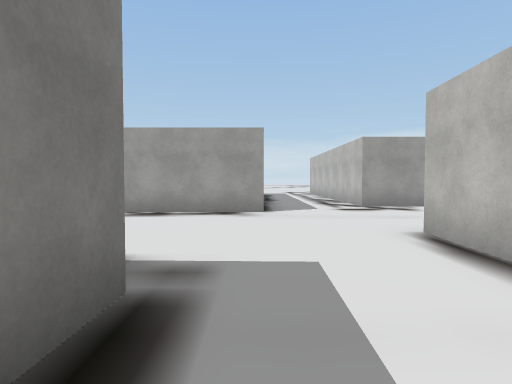
[1] (above)

23 first-person views from a walk through a Unity game level. The camera is 1.5 m above the floor, tilts 2° down and sees 75° across. The floor is counted in squares, 2 m on a side. Each view is taken from the middle of a square. On the plan, view 1 faces up. The plan holds only what a view shows up to about 11 squares ahead; the rest is blank. The place goes on beyond the plan. The player character is not drawn. Some surface patterns are stand-ins.

[2]
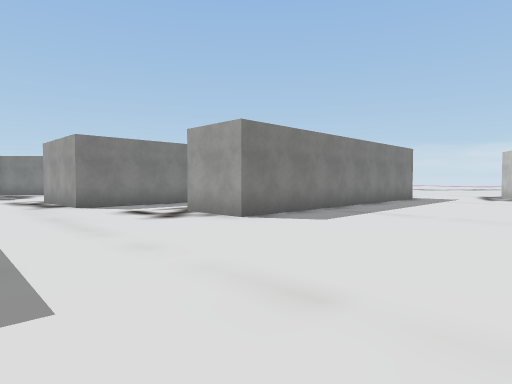

[3]
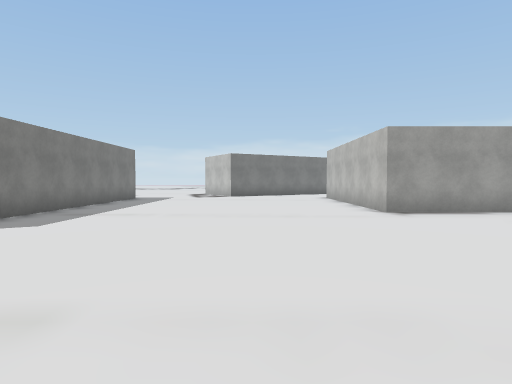

[4]
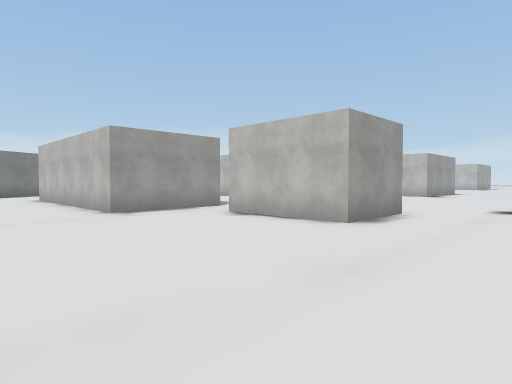

[5]
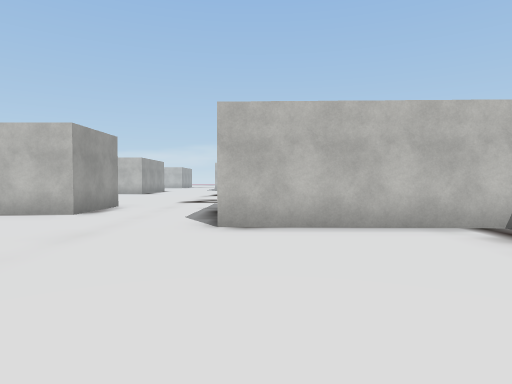

[6]
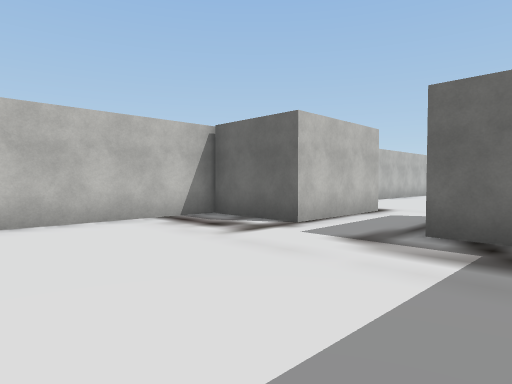

[7]
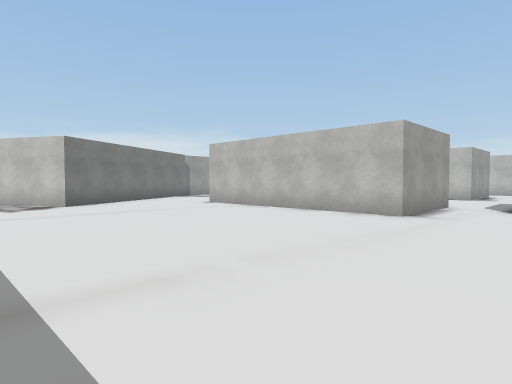

[8]
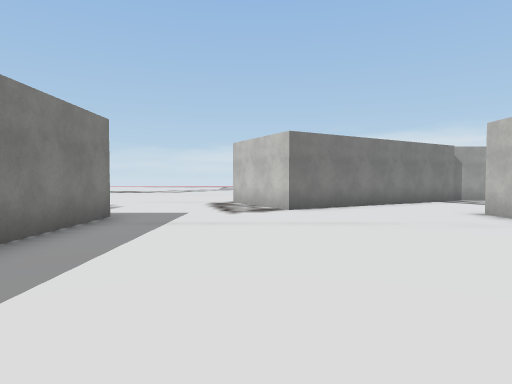

[9]
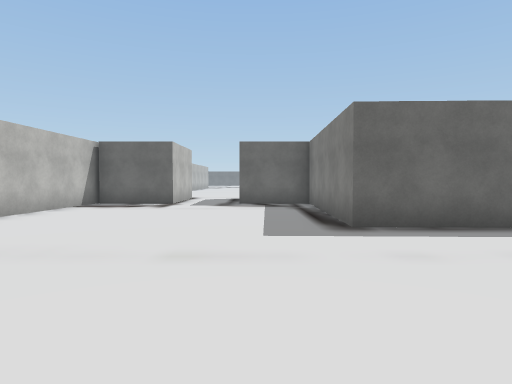

[10]
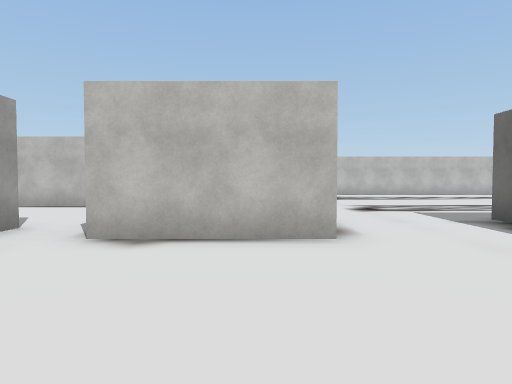

[11]
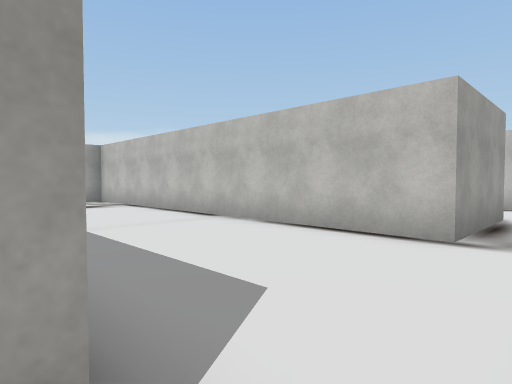

[12]
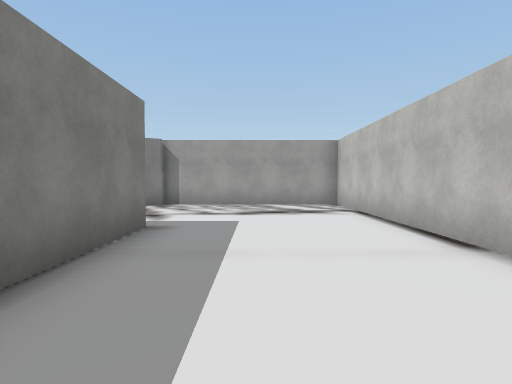

[13]
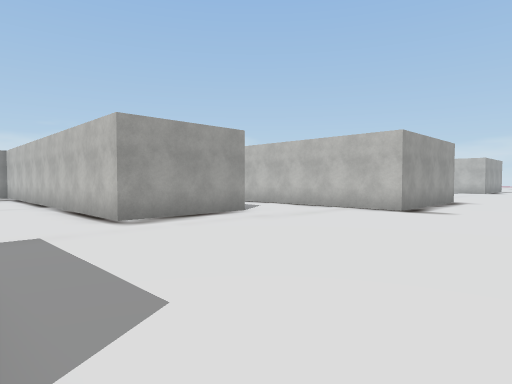

[14]
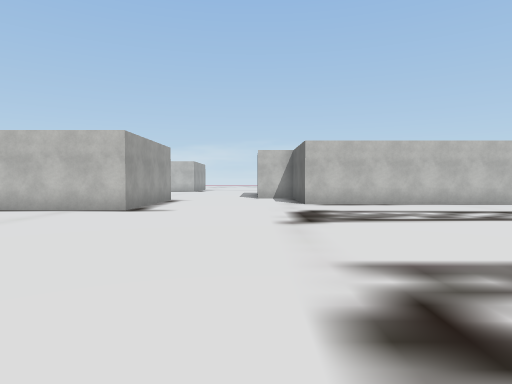

[15]
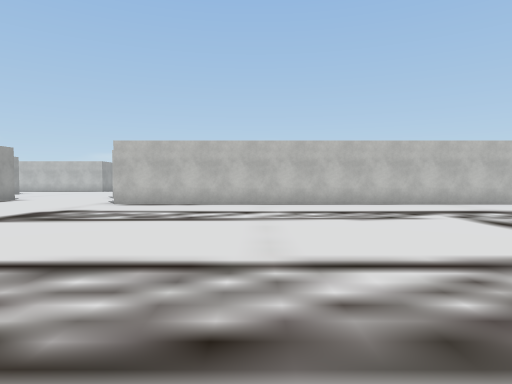

[16]
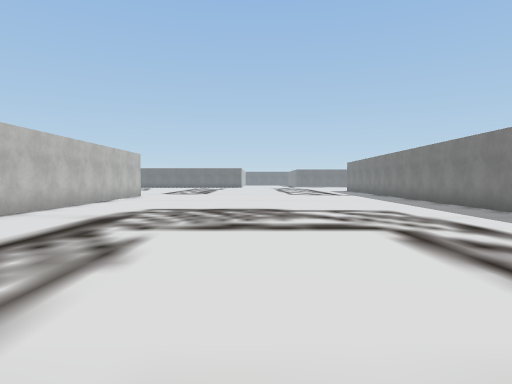

[17]
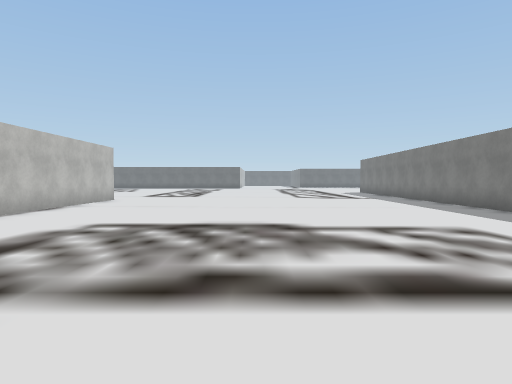

[18]
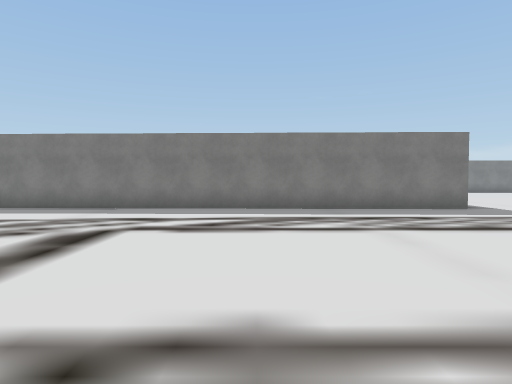

[19]
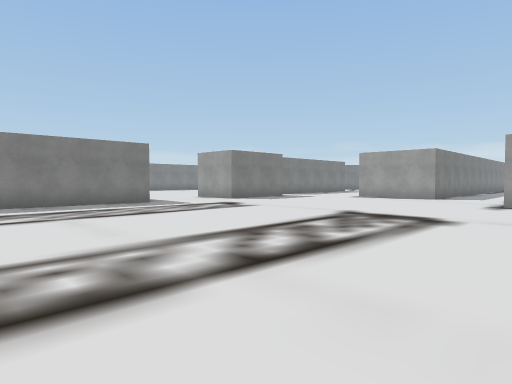

[20]
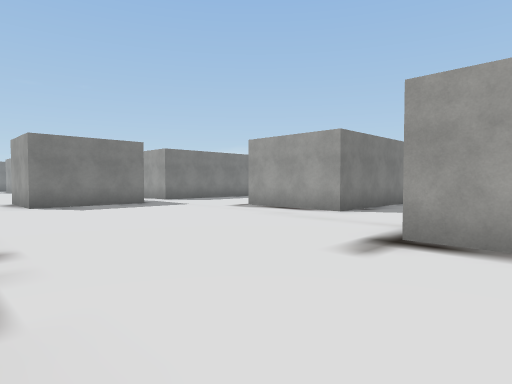

[21]
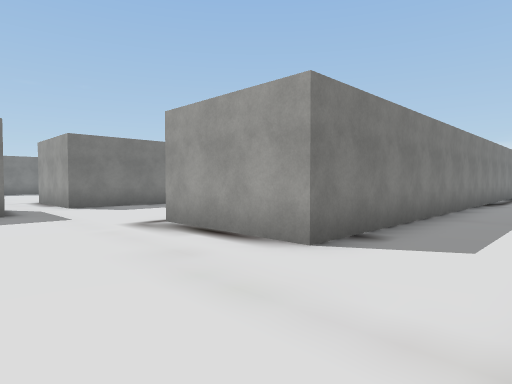

[22]
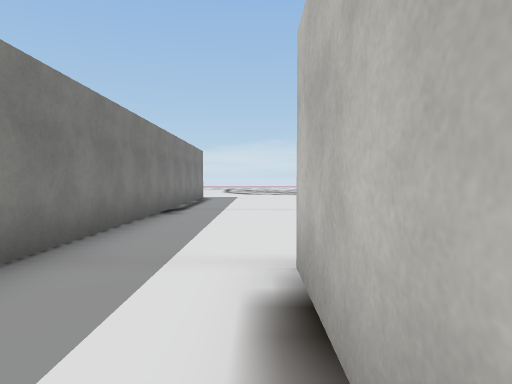

[23]
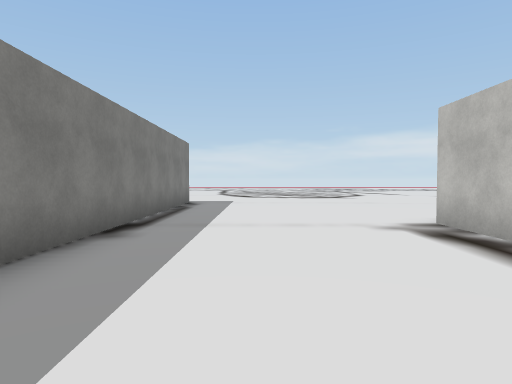

### Floor plan
Points are (right, up) in squares from view 1. A wall is a line through its corners. A room is listed if a view was taken in it or the views show most of it. See-through windows are left out.
Room 1 (views 1, 2, 3, 4, 5, 6, 7, 8, 9, 10)
walls: (3.9, 4.8) (6.4, 4.7) (6.3, -0.7) (8.6, -0.7); (2.4, 3) (2.4, 4.8); (0.2, 9.6) (0.2, 7.9) (-3.1, 7.9); (15.2, 7.9) (15.2, 11.2); (-0.9, 2.3) (-0.9, 1.1); (16.2, 12.7) (13, 12.7) (13, 19.4); (13.2, -1) (13.3, 4.6); (5, 18.9) (5, 9.6) (3.1, 9.6); (8.8, 20.4) (8, 21.9); (10.7, -4) (10.7, -0.7) (13.1, -0.7)
ways out: opening at (11, 20) to room 2; opening at (15.3, 6) to room 2; opening at (16, 12) to room 2; opening at (1.5, 9); opening at (6.5, 20.5); opening at (9.5, -4)
Room 2 (views 11, 12, 13, 14, 15, 16, 17, 18, 19, 20, 21, 22, 23)
walls: (17.4, 4.6) (16.8, -12); (16.8, 4.3) (17.4, 4.3); (17.6, 11.2) (17.5, 7.9) (15.2, 7.9); (29.5, 10.3) (26.3, 10.3) (26.3, 16.9); (16.2, 19.4) (16.2, 12.7); (29.1, 21) (29.1, 22.9); (13.3, 23) (8.8, 20.4); (15.3, 24.1) (14.7, 23.8); (28.5, -12) (28.5, 5.5); (23.7, 27.5) (23.7, 13.1) (20.5, 13.1) (20.5, 24.3) (15.1, 24.3)
ways out: opening at (11, 20) to room 1; opening at (15.3, 6) to room 1; opening at (16, 12) to room 1

Positions as (right, up) in squares from view 1, and headings:
1: (0, 0), facing up
2: (10, 5), facing up-left
3: (10, 5), facing up
4: (10, 5), facing up-right
5: (8, 4), facing right
6: (7, 4), facing down-right
7: (6, 10), facing up-right
8: (8, 12), facing up
9: (8, 10), facing down
10: (11, 9), facing right
11: (16, 12), facing up-right
12: (18, 14), facing up
13: (18, 7), facing up-right
14: (18, 7), facing right
15: (18, 1), facing right
16: (23, 2), facing down
17: (23, -1), facing down
18: (26, -1), facing left
19: (28, -1), facing up-left
20: (28, 6), facing up-left
21: (26, 10), facing up-left
22: (26, 14), facing up
23: (26, 17), facing up
